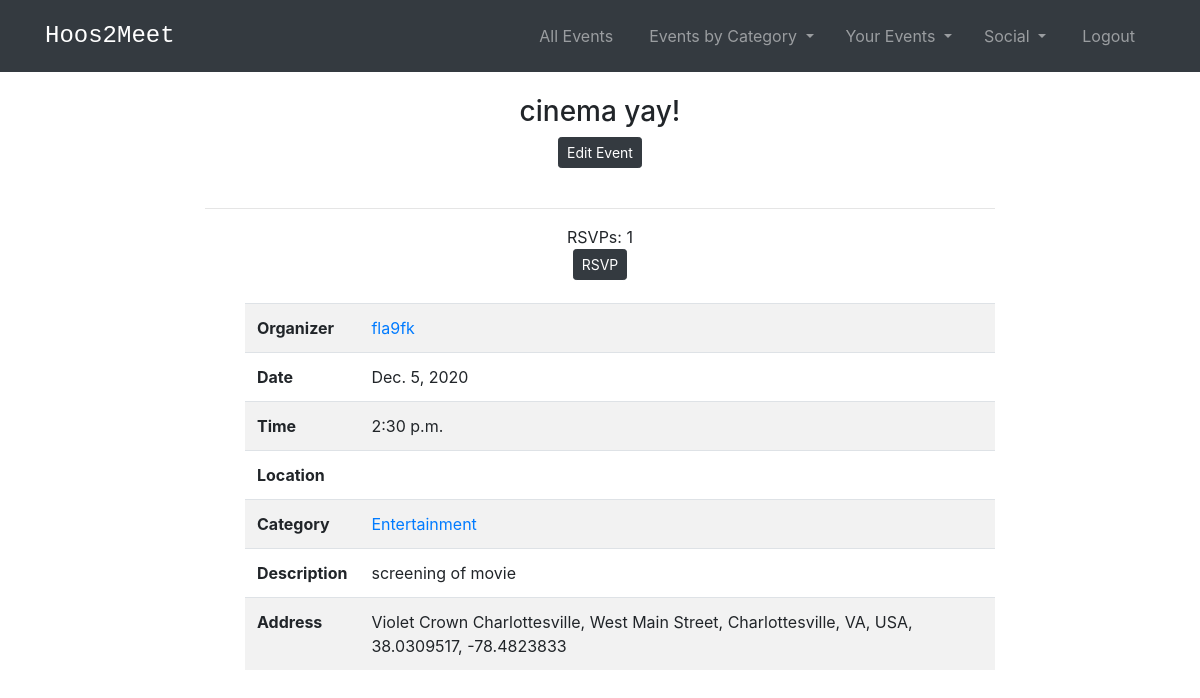
The page /events/4/ (signed in) on the database its author committed.
### events/models.py (models this page shows, shortened)
class Event(models.Model):
    title_text = models.CharField("Event Name", max_length=255)
    location_text = models.CharField("Location", max_length=100)
    date = models.DateField(default=datetime.date.today)
    time = models.TimeField(default = '14:30',help_text="Enter in 24 hour format (eg - 2:45 or 16:45)")
    category_text = models.CharField("Category", max_length=255,default = 'Uncategorized')
    description_text = models.CharField("Description", max_length=200)
    organizer = models.ForeignKey(User, default = 1, on_delete=models.CASCADE,related_name='organizer')
    location=PlacesField()
    rsvps = models.ManyToManyField(User, related_name='rsvps') #blank=True )
    def rsvp_total(self):
        return self.rsvps.count()
    def rsvps_list(self):
        return self.rsvps
    """"
    def get_absolute_url(self):
        return reverse('events:detail', kwargs={'pk': self.pk})
    """

### events/views.py (the view)
# urls.py: path('<int:pk>/', views.DetailView.as_view(), name = 'detail'),
class DetailView(generic.DetailView):
    model = Event
    template_name = 'events/detail.html'
    def get_context_data(self, *args, **kwargs):
        cat_menu = Category.objects.all()
        stuff = get_object_or_404(Event, id=self.kwargs['pk'])
        rsvp_total = stuff.rsvp_total()
        rsvps_list = stuff.rsvps_list()
        context=super(DetailView, self).get_context_data(*args, **kwargs)
        context["cat_menu"]=cat_menu
        context["rsvp_total"]=rsvp_total
        context["rsvps_list"]= stuff.rsvps.all()
        context["friends"] = self.request.user.profile.friends.all()
        friend_rsvps = 0
        for profile in stuff.rsvps.all() :
            if profile in self.request.user.profile.friends.all():
                friend_rsvps += 1
        context["friend_rsvps"] = friend_rsvps
        return context

### events/models.py (called while the page is built)
    def __str__(self):
        return self.name

### events/templates/events/detail.html (shortened to what this page needs)
<!DOCTYPE html>
<html>
  <head>
  </head>
  {% extends 'base.html' %}
  {% load static %}
    {% block content %}
    <h3 class = 'text-center'>{{ event.title_text }} </h3>
      {% if user.id == event.organizer.id %}
      <div class = 'text-center'>
        <a class = 'btn btn-dark btn-sm'href = "{% url 'events:update_event' event.id %}"> Edit Event</a>
        <br><br>
      </div>
      {% endif %}
      <div class = 'text-center'>
        <hr>
        {% if not user in rsvps_list %}
        <form action="{% url 'events:rsvp_event' event.pk%}" method="POST">
          RSVPs: {{ rsvp_total }}
          <br/>
        <button type="submit", name="event_id", value="{{ event.id }}", class="btn btn-dark btn-sm">
        RSVP
        </button>
        <br/>
      </form>
      {% endif %}
      <br/>
      </div>
    <ul>
    <table class="table table-striped">
        <tbody>
        <tr>
          <th scope="row">Organizer</th>
          <td><a href = "{%url 'social_app:profile_page' event.organizer.id%}">{{ event.organizer.username }}</a></td>
        </tr>
        <tr>
          <th scope="row">Date</th>
          <td>{{ event.date }}</td>
        </tr><tr>
          <th scope="row">Time</th>
          <td>{{ event.time }}</td>
        </tr>
        <tr>
          <th scope="row">Location</th>
          <td>{{ event.location_text }}</td>
        </tr>
        <tr>
          <th scope="row">Category</th>
          <td><a href = "{%url 'events:category' event.category_text%}">{{ event.category_text }}</a></td>
        </tr>
        <tr>
          <th scope="row">Description</th>
          <td>{{ event.description_text }}</td>
        </tr>
        <tr>
          <th scope="row">Address</th>
          <td>{{ event.location }}</td>
        </tr>
        </tbody>
    </table>
    <div id="map">
    </div>
  </ul>
    {% endblock %}

### templates/base.html (style rules this page uses)
body { padding-top: 70px; }

### events/templates/events/detail.html (style rules this page uses)
#map { height: 400px; width: 100%; }

### rows shown on the page
Event: title_text "cinema yay!", organizer.username "fla9fk", date "Dec. 5, 2020", time "2:30 p.m.", category_text "Entertainment", description_text "screening of movie", location "Violet Crown Charlottesville, West Main Street, Charlottesville, VA, USA, 38.0309517, -78.4823833"

### other values the page prints
{{ rsvp_total }} "1"
